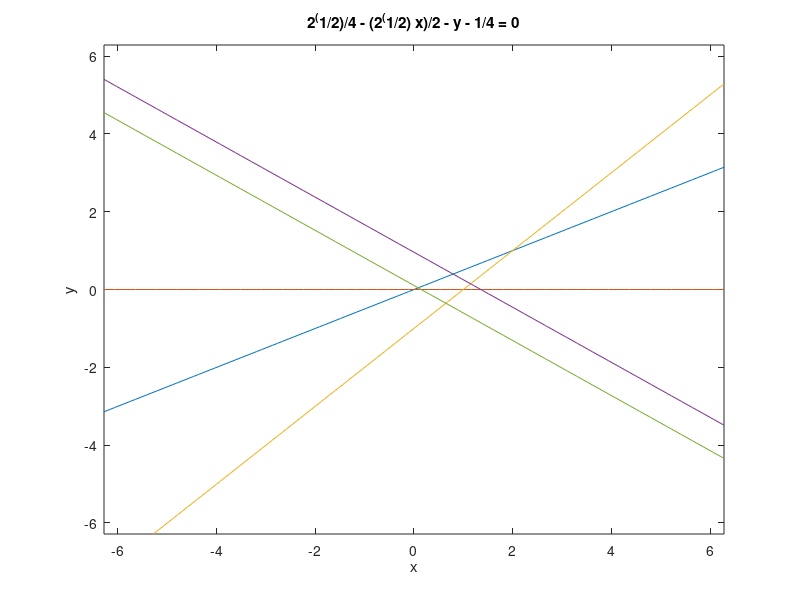

Reproduce this figure in MATLAB.
figure
ezplot(['2*y - x' ]) 
hold on
ezplot(['y - 0*x' ]) 
hold on
ezplot(['x-y-1' ]) 
hold on
ezplot(['y + (2^(1/2)*x)/2 - 2^(1/2)/2 - 1/4' ]) 
hold on
ezplot(['2^(1/2)/4 - (2^(1/2)*x)/2 - y - 1/4' ]) 
hold on

return



figure
ezsurf(['-(33*x + 3*x*y + 6*x^2 - 4*y^2 + 36)/(2*x - y + 5)' ]) 
hold on
ezsurf(['-(12*x^2 + 7*x*y + 57*x - 9*y^2 - 6*y + 63)/(4*x - 3*y + 3)' ]) 
hold on
return
figure
ezplot(['x - y/2 + 3/2' ]) 
hold on
ezplot(['0*x - y - 3' ]) 
hold on
ezplot(['(3*y)/4 - x - 7/4' ]) 
hold on
ezplot(['x + (6^(1/2)*y)/4 - (11*6^(1/2))/24 + 1/2' ]) 
hold on
ezplot(['- x - (6^(1/2)*y)/4 - 6^(1/2)/24 - 3/2' ]) 
hold on

return



figure
ezplot(['-x - 2*y - 4' ],[-25,5],[-3,13]) 
hold on
ezplot(['x + 2*y - 4' ],[-25,5],[-3,13]) 
hold on
ezplot(['48*x - 56*y + 4*x*y + x^2 + 4*y^2 - 184'],[-25,5],[-3,13]) 
hold on

ezplot(['2*y - x - 44' ],[-25,5],[-3,13]) 
hold on
ezplot(['x-9/5*y-5' ],[-25,5],[-3,13]) 
hold on


return

figure
ezplot(['x - (5*y)/7 - 25/7' ]) 
hold on
ezplot(['4 - 2*y - x' ]) 
hold on
ezplot(['x - (4*y)/7 - 27/7' ]) 
hold on
ezplot(['x - y/3 - 14/3' ]) 
hold on

return






figure
ezplot(['5/2 - y/2 - x' ]) 
hold on
ezplot(['x + 3*y - 10' ]) 
hold on
ezplot(['2 - (7*y)/5 - x' ]) 
hold on
ezplot(['17/5 - (7*y)/5 - x' ]) 
hold on
ezplot(['x + 3*y - 5' ]) 
hold on
return



figure
ezplot(['x + 7*y - 10' ]) 
hold on
ezplot(['x + 2*y - 4' ]) 
hold on
ezplot(['48*x - 56*y + 4*x*y + x^2 + 4*y^2 - 184']) 
hold on
ezplot(['x - (9*y)/5 - 5' ]) 
hold on
ezplot(['0*x - y - 5 ']) 

return


figure
ezplot(['x + 2*y + 4'] ,[-25,5],[-6,11])   
hold on
ezplot(['x - (9*y)/5 - 5'] ,[-25,5],[-6,11])   
hold on
ezplot(['0*x -  y - 5'] ,[-25,5],[-6,11])   
hold on
ezplot(['x + 7*y - 46'] ,[-25,5],[-6,11])   
hold on


return

figure
ezplot('x + 7*y - 10' ,[-10,5],[-3,3])   
hold on
ezplot('x - (5*y)/7 - 25/7' ,[-10,5],[-3,3])   
hold on
ezplot('- x - 2*y - 4' ,[-10,5],[-3,3])   
hold on
ezplot('48*x - 56*y + 4*x*y + x^2 + 4*y^2 - 184' ,[-10,5],[-3,3])   
hold on
ezplot('x - (9*y)/5 - 5' ,[-10,5],[-3,3])   
return




figure
ezplot('-x-7*y-4',[-110,10],[-2,16])   
hold on
ezplot('56*y-48*x-4*x*y-x^2-4*y^2+184',[-110,10],[-2,16])   
hold on
ezplot('x+2*y-4',[-110,10],[-2,16])   
hold on
%ezplot('x - y/3 - 14/3',[-55,-20],[-6,11])   
hold on
return


figure
ezplot('-x-7*y+10',[-50,100],[-20,5])   
hold on
ezplot('-x-2*y-4',[-50,100],[-20,5])   
hold on
ezplot('-56*y+48*x+4*x*y+x^2+4*y^2-184',[-20,5],[-20,16])   
hold on
return
ezplot('0*x+y-2',[-110,10],[-2,16])   
hold on
%ezplot('x - y/3 - 14/3',[-55,-20],[-6,11])   
hold on
return

figure
ezplot('x+7*y-10',[-110,10],[-2,16])   
hold on
ezplot('5*y/7-x+25/7',[-110,10],[-2,16])   
hold on
ezplot('-x-2*y+4',[-110,10],[-2,16])   
hold on
%ezplot('x - y/3 - 14/3',[-55,-20],[-6,11])   
hold on
return







figure
ezplot('x + 2*y + 4',[-55,-20],[-6,11])   
hold on
%ezplot('x - (9*y)/5 - 5',[-55,-20],[-6,11])   
hold on
ezplot('0*x - y - 5',[-55,-20],[-6,11])   
hold on
%ezplot('x - y/3 - 14/3',[-55,-20],[-6,11])   
hold on
ezplot('x - 2*y + 44',[-55,-20],[-6,11])   
hold on
return

figure
ezplot('x + 7*y+ 4',[0,10],[-5,5])   
hold on
ezplot('x + 7*y - 10',[0,10],[-5,5])   
hold on
ezplot('148*x - 196*y + (x + 7*y)^2 - 684',[0,10],[-5,5])    
hold on
ezplot('x - 9/5*y - 5',[0,10],[-5,5])    
hold on
ezplot('x - y/3 - 14/3',[0,10],[-5,5])   
hold on
return

figure
ezplot('x + 7*y - 10',[0,10],[-5,5])   
hold on
ezplot('148*x - 196*y + (x + 7*y)^2 - 684',[0,10],[-5,5])    
hold on
ezplot('4 - 2*y - x ',[0,10],[-5,5])   
hold on
ezplot('x - y/3 - 14/3',[0,10],[-5,5])   
hold on
ezplot('(5*y)/7 - x + 25/7 ',[0,10],[-5,5])   
hold on
return

figure
%ezplot('-1+5/2*y+x',[-30,-20],[-5,5]) 
%hold on
ezplot('-x-7*y-4',[0,10],[-5,5]) 
hold on
ezplot('x+7*y-10',[0,10],[-5,5]) 
hold on
ezplot('4-2*y-x',[0,10],[-5,5]) 
hold on
ezplot('196*y - 148*x - (x + 7*y)^2 + 684',[0,10],[-5,5]) 
hold on

return

figure
ezplot('-1+5/2*y+x',[-30,-20],[5,15]) 
hold on
ezplot('-x-2*y-4',[-30,-20],[5,15]) 
hold on
ezplot('x-2*y+44',[-30,-20],[5,15]) 
hold on

return



ezsurf('x*y')
   xlim([-2, 2]); % Set x-axis range from 0 to 6
   ylim([-2, 2]); % Set y-axis range from 0 to 6
return

figure
ezplot('x + 5/2*y -1',[-30,30]) 
hold on
ezplot('-x - 2*y - 4',[-30,30]) 
hold on
ezplot('x + 7*y -46',[-30,30]) 
hold on
%ezplot('8*x + 24*y -(x+2*y)^2-32') 
%hold on
xlim([-100, 100]); % Set x-axis range from 0 to 6
ylim([-100, 100]); % Set y-axis range from 0 to 6
return


figure
ezplot('x+7*y+4') 
hold on
ezplot('x+7*y-10') 
hold on
ezplot('-x + (9*y)/5 + 5') 
hold on
ezplot('-148*x + 196*y - (x + 7*y)^2 + 684') 
hold on

return




%ezplot('-x+9*y/5+5
hold on
ezplot('0*x+y+5')  
hold on
ezplot('x+0*y+4')  
hold on

return




figure
ezplot('y-sqrt(x)')
hold on
ezplot('y-x/2')

hold on
return
figure
ezplot('0*x+y')  
hold on
ezplot('x+0*y')  
hold on
ezplot('x^2-y-1')  
hold on
return



figure
%ezplot('0*x+y-2') 
%hold on
ezplot('x+y-6') 
hold on
ezplot('0*x+y')  
hold on
ezplot('y^2-x')  
hold on
return
h = ezplot('-x+4*y-4')  
set(h, 'Color', 'g')
hold on
h = ezplot('-x+8*y-12')  
set(h, 'Color', 'r')
hold on
h = ezplot('x+8*y-20')  
set(h, 'Color', 'r')
hold on
return

ezplot('-5*y -4*x -20 ')
%ezplot('−4*x − 5*y − 20')
hold on
return

figure
ezplot('(5*x^2)/56 + (5*x)/7 - (5*y^2)/4 + 10/7')
hold on
ezplot('-x -7*y -4')
hold on
ezplot('x + 7*y -10')
hold on
ezplot('-x -2*y -4')
hold on
ezplot('x + 2*y -4')
hold on
ezplot('148*x- 196*y+(x+7*y)^2-684')
hold on
return

% ezplot('0*x-y-5')  
 hold on
% ezplot('x+7*y+4')  
%hold on
ezplot('-x+0*y-4')  
hold on
ezplot('9*y/5 -x + 5 ')
%ezplot('x+5*y/9 + 20/9 ')
return



ezplot('x - y/2 - 2')
hold on
ezplot('x - 2 + 0*y')
hold on
ezplot('(2*y)/5 - x + 8/5') 
xlim([-0.5, 2.5]); % Set x-axis range from 0 to 6
ylim([-4.5, 1.5]); % Set y-axis range from 0 to 6
%return



figure
ezplot('x + y/3 - 2')
hold on
ezplot('0*x -y')
hold on
ezplot('(2*y)/5 - x + 8/5') 
xlim([-0.5, 2.5]); % Set x-axis range from 0 to 6
ylim([-4.5, 1.5]); % Set y-axis range from 0 to 6
%return

figure
ezplot('x - y/2 - 2')
hold on
ezplot('0*x -y')
hold on
ezplot('(2*y)/5 - x + 8/5') 
xlim([-0.5, 2.5]); % Set x-axis range from 0 to 6
ylim([-4.5, 1.5]); % Set y-axis range from 0 to 6

%return

figure
ezplot('2 - y/3 - x')
hold on
ezplot('x - 2 + 0*y')
hold on
ezplot('(2*y)/5 - x + 8/5') 

xlim([-0.5, 2.5]); % Set x-axis range from 0 to 6
ylim([-4.5, 1.5]); % Set y-axis range from 0 to 6

return


% 
% figure
% y/7 - x + 4/7 <= 0 
% x + y/3 - 2 <= 0 
% -y <= 0 
% Variables
% 
% ans =
% 
% [x, y]
% 
%     "nVertices = "    "4"
% 
% vx =  5.714286e-01  1  1.600000e+00  1.818182e+00  
% vy =  0  3  0  5.454545e-01  
% 
% Intersection of following ineqs
% y/7 - x + 4/7 <= 0 
% x - (2*y)/5 - 8/5 <= 0 
% -y <= 0 
% x + y/3 - 2 <= 0 
% Variables
% 
% ans =
% 
% [x, y]
% 
%     "nVertices = "    "3"
% 
% vx =  2  1.818182e+00  1.600000e+00  
% vy =  0  5.454545e-01  0  
% 
% Intersection of following ineqs
% x + y/3 - 2 <= 0 
% -y <= 0 
% (2*y)/5 - x + 8/5 <= 0 
% return





figure;
ezplot(' x + y   ')
hold on
ezplot(' x - y   ')
hold on
ezplot(' 0.5 * x - y   ')
hold on
ezplot(' 0*x + y -1  ')
hold on
xlim([-2, 2]); % Set x-axis range from 0 to 6
ylim([-1, 2]); % Set y-axis range from 0 to 6

return


ezplot('x + 2*y + 4 ') 
hold on
ezplot('(9*y)/5 - x + 5  ')
hold on
ezplot('0*x + y + 5  ') 
hold on


figure;
ezplot('- x - 7*y - 4  ')
hold on
ezplot('x + 2*y + 4 ') 
hold on
ezplot('(9*y)/5 - x + 5  ')
hold on
ezplot('0*x + y + 5  ') 
hold on

return

figure;
ezplot('2*x^3-24*x^2+90*x+7 ')
return

figure;
ezplot('- x - 7*y - 4  ')
hold on
ezplot('x +7*y - 10  ')
hold on
ezplot('x + 2*y + 4 ') 
hold on
return


% - s1 - 7*s2 - 4 <= 0 
% s1 + 7*s2 - 10 <= 0 
% s1 + 2*s2 + 4 <= 0 
% 
% s1 + 7*s2 + 4 <= 0 
% s1 - (9*s2)/5 - 5 <= 0 
% - s2 - 5 <= 0 
% s1 + 2*s2 + 4 <= 0 

figure;
ezplot('- x - 7*y - 4  ')
hold on
ezplot('(9*y)/5 - x + 5  ')
hold on
ezplot('56*y-48*x-4*x*y-x^2-4*y^2+184') 
hold on
ezplot('x + 2*y - 4 ') 
hold on
ezplot('x + 2*y + 4 ') 
hold on
return




figure;
ezplot('- x - 7*y - 4  ')
hold on
ezplot('148*x - 196*y + (x + 7*y)^2 - 684 ')
hold on
ezplot('(9*y)/5 - x + 5  ')
hold on
ezplot('56*y-48*x-4*x*y-x^2-4*y^2+184') 
hold on
ezplot('x + 2*y - 4 ') 
hold on
return

figure;
ezplot('- x - 7*y - 4  ')
hold on
ezplot('x + 2*y + 4 ') 
hold on
ezplot('56*y-48*x-4*x*y-x^2-4*y^2+184') 
hold on
ezplot('x + 2*y - 4 ') 
hold on

return

figure;
ezplot('- x - 7*y - 4  ')
hold on
ezplot('(9*y)/5 - x + 5  ')
hold on
ezplot('x + 2*y + 4 ') 
hold on
ezplot('x + 2*y - 4 ') 
hold on
return


figure;
ezplot('- x - 7*y - 4  ')
hold on
ezplot('148*x - 196*y + (x + 7*y)^2 - 684 ')
hold on
ezplot('(9*y)/5 - x + 5  ')
hold on
X = [3.1591,3.1591,3.0591,3.2591,3.0591,3.2591];
Y = [-1.1227,-0.9227,-1.0227,-1.0227,-0.5381,-1.5073];
plot(X,Y);
hold on;

return
figure;
X = [-5,-5,1,0,-5,-5,1];
Y = [5,-4,3,-4,-4,5,3];

plot(X,Y);
hold on;
xlim([-6, 4]); % Set x-axis range from 0 to 6
ylim([-5, 6]); % Set y-axis range from 0 to 6

return
X = [1,0,2,2,1];
Y = [3,-4,0,1,3];
plot(X,Y);
hold on;

return
%d(1)=domain([-5,-4;0,-4;1,3;-5,5],x,y); 
 %           d(2)=domain([0,-4;2,0;2,1;1,3],x,y); 

figure;

hold on

ezplot('0*x + y + 5  ') 
hold on


ezplot('9*y/5-x+5')
hold on
return


figure;
ezplot('x + 0*y + 4 ') 
hold on
f = ezplot('- x/sqrt(2) - y - 7.824 ') 
set(f, 'Color', 'r');

hold on

ezplot('0*x + y + 5  ') 
hold on


ezplot('9*y/5-x+5')
hold on
return



ezplot('x + y + 2')

%ezplot('x + 2*y + 4 <= 0') 
hold on
ezplot('x + 0*y + 1 ') 
hold on
ezplot('0*x + y + 1 ') 
hold on
ezplot('2* x + y + 2')

%ezplot('x + 2*y + 4 <= 0') 
hold on
%ezplot('x + 7*y - 46 <= 0') 
%hold on
return
figure;
ezplot('1-5/2*y-x  ')
hold on
ezplot('- x - 2*y - 4 ')
hold on
ezplot('x - 2*y +44  ')
hold on
return





ezplot('(9*y)/5 - x + 5 ')
hold on
return

x = sym('x')
y = sym('y')
subs(4 - 2*y - x,[x,y],[-20,13])
subs(x-2*y+44,[x,y],[-20,13])
return

figure;
ezplot('8*x+24*y-(x+2*y)^2-32 ')
hold on
ezplot('x + (5*y)/2 - 1 ')
hold on
return



ezplot('4 - 2*y - x ')
 hold on
 ezplot('-x -2* y - 4 ') 
 hold on
ezplot('2*y-x-15 ')
hold on



return

%X = [-5,0,-5,-5];
%Y = [-4,-4,5,-4];
% X = [-5,0,1,-5];
% Y = [5,-4,3,5];
 X = [-5,-5,0,1,-5];
 Y = [5,-4,-4,3,5];

plot(X,Y);
xlim([-6, 2]); % Set x-axis range from 0 to 6
ylim([-5, 6]); % Set y-axis range from 0 to 6
return
ezplot('(9*y)/5 - x + 5 ')
hold on
%ezplot('x + 7*y - 10 ')
%hold on

ezplot('- x - 7*y - 4 ')
hold on
return

ezplot('148*x - 196*y + (x + 7*y)^2 - 684 ')
hold on
ezplot('y/3 - x + 14/3 ')
hold on

s2/3 - s1 + 14/3
return



ezplot('- y - 4 +0*x ')
hold on
ezplot('x + (5*y)/9 + 20/9 ')
hold on
ezplot('x + 3*y - 10 ')
hold on
ezplot('x - (6*y)/7 + 11/7  ')
hold on
ezplot('x - y/7 - 4/7')
hold on
ezplot('- x - 5 +0*y')
hold on
%return
%ezplot('-x + y ')
hold on
return
ezplot('-x -3 + y ')
hold on
ezplot('-x^2 +1 +  y ')
hold on
ezplot('-x^2 -1 + y ')
hold on
return
ezplot('x + y ')
hold on
ezplot('(5*y)/4 - x + 25/4')
hold on
ezplot('- x - (3*y)/2 - 3/2')
hold on
ezplot('27*x - (51*y)/2 + (x + (3*y)/2)^2 - 591/4 ')
hold on
ezplot('(9*y)/2 - 3*x + (x + (3*y)/2)^2 + 9/4')
hold on
return


(9*y)/2 - 3*x + (x + (3*y)/2)^2 + 9/4 <= 0 


ezplot('x+y-1')
hold on
ezplot('-x-y')
hold on
ezplot('y/3 - x - 1/6')
hold on
ezplot('x - (5*y)/4 - 25/4')
hold on
ezplot('(x + y)^2 - 8*x ')

hold on
ezplot('7*x - 5*y - 25')
hold on

return
ezplot('x + y - 1  ')
hold on
ezplot('- x - y  ')

hold on
ezplot('x - y/3 + 1/6 ')
hold on
ezplot('y - x - 1  ')
hold on
ezplot('(x + y)^2 - 8*x  ')
hold on
ezplot('18*y - 18*x - (x + y)^2 + 99  ')


hold on
return



return
%ezplot('-y')
%ezplot("-y")
%hold on
ezplot('log(abs(x))/log(exp(1))')
return
ezplot('x^2*(ln(abs(y)+0.5))'  )
return
%ezplot('exp(-x^2)',[-1,1]  )
%ezplot('sin(x)' ,[-1,1] )
ezplot('abs(x*y)'  )

hold on

%ezplot('x - 1' ) 
%hold on
ezplot('x - y'  )

hold on
ezplot('(2*y)/3 - x - 1') 
hold on
ezplot('- x - (2*y)/3' )
hold on
ezplot('6^(1/2)/4 - (6^(1/2)*x)/2 - y + 7/8'  )
hold on
ezplot('y + (6^(1/2)*x)/2 - 3/8' )
hold on
return
ezplot("x - y")
hold on

ezplot("-3*x + 2*y -3")
hold on
ezplot("x + y")
hold on
ezplot("x + y-2")
hold on
ezplot("x + 3*y/2+3/2")
hold on
ezplot("x + 3*y/2-9/2")
hold on
return
ezplot("3*x + 2*y")
hold on
return
ezplot('s2/2 - s1/2 - (s1 + s2)^2/36 + 11/4')
hold on
ezplot('(27*s1)/44 - (51*s2)/88 + (s1 + (3*s2)/2)^2/44 - 591/176')
hold on
return

(27*s1)/44 - (51*s2)/88 + (s1 + (3*s2)/2)^2/44 - 591/176 
s2/2 - s1/2 - (s1 + s2)^2/36 + 11/4 
(51*s2)/88 - (27*s1)/44 - (s1 + (3*s2)/2)^2/44 + 591/176 <= 0

%ezplot('x-y-2')
%hold on
%ezplot('-x+y')
%hold on
ezplot('8*x-(x+y)^2')
hold on
ezplot("x-y+1")
%ezplot("y-1")
hold on
ezplot("y+x-2")
hold on
ezplot("y+x")
hold on
